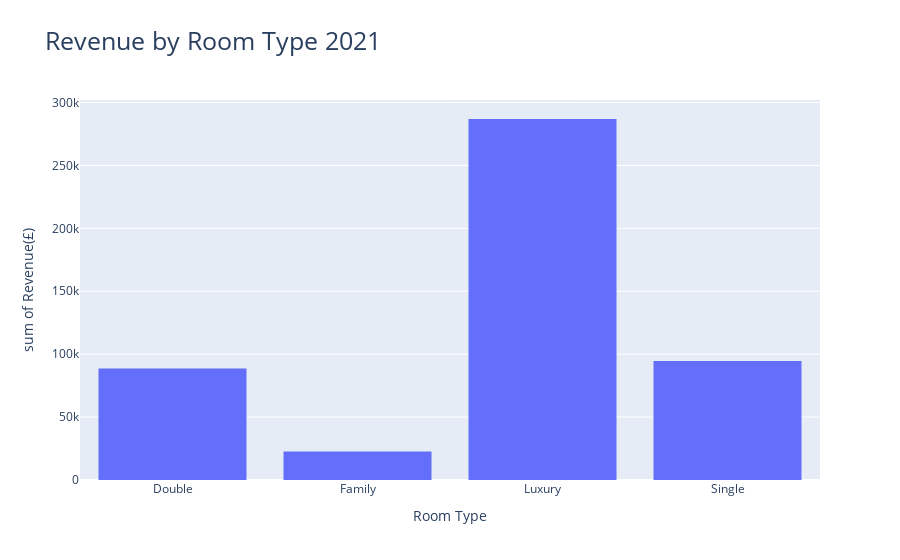

The cell this chart's notebook holds for it:
### Code cell
fig7 = px.histogram(year_rev, x='Room Type', y='Revenue(£)', title = 'Revenue by Room Type 2021')
fig7.update_layout(title_font_size=25)
fig7.show()

### Figure 1 — Plotly figure (JSON) as saved in the notebook; plotly's stock layout.template omitted (floating-point values rounded to 4 significant figures)
{"data": [{"alignmentgroup": "True", "bingroup": "x", "histfunc": "sum", "hovertemplate": "Room Type=%{x}<br>sum of Revenue(£)=%{y}<extra></extra>", "legendgroup": "", "marker": {"color": "#636efa", "pattern": {"shape": ""}}, "name": "", "offsetgroup": "", "orientation": "v", "showlegend": false, "type": "histogram", "x": ["Double", "Family", "Luxury", "Single"], "xaxis": "x", "y": [88540.0, 22650.0, 286900.0, 94480.0], "yaxis": "y"}], "layout": {"autosize": true, "barmode": "relative", "legend": {"tracegroupgap": 0}, "title": {"font": {"size": 25}, "text": "Revenue by Room Type 2021"}, "xaxis": {"anchor": "y", "autorange": true, "domain": [0, 1], "range": [-0.5, 3.5], "title": {"text": "Room Type"}, "type": "category"}, "yaxis": {"anchor": "x", "autorange": true, "domain": [0, 1], "range": [0, 302000.0], "title": {"text": "sum of Revenue(£)"}, "type": "linear"}}}
